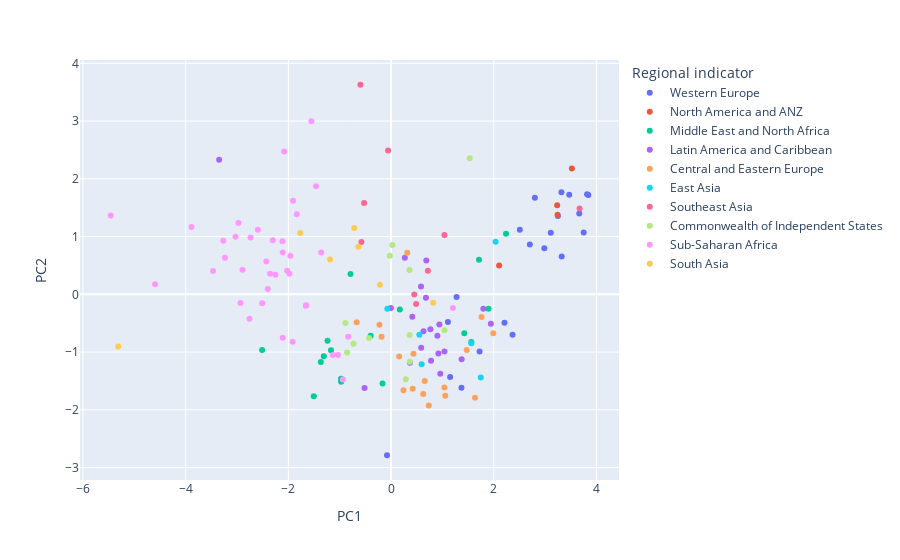

Write notebook code for a chart like this one.
### Code cell
from sklearn.decomposition import PCA
# ACP sur donnees standardisees

pca = PCA(n_components=2)  # Choisissez le nombre de composantes souhaité
principal_components = pca.fit_transform(df_standardise)
principal_df = pd.DataFrame(data=principal_components, columns=['PC1', 'PC2'])
principal_df[['Country name','Regional indicator', 'Ladder score', 'Generosity', 'Social Support', 'Logged GDP per capita', 'Healthy life expectancy', 'Freedom to make life choices', 'Perceptions of corruption']] = data_2020[['Country name','Regional indicator', 'Ladder score', 'Generosity', 'Social Support', 'Logged GDP per capita', 'Healthy life expectancy', 'Freedom to make life choices', 'Perceptions of corruption']]


# Visualisation
fig = px.scatter(
    principal_df, 
    x='PC1', 
    y="PC2", 
    hover_name='Country name',  # Le nom principal affiché
    color='Regional indicator',  # Couleur basée sur cette colonne
    hover_data={  # Colonnes supplémentaires affichées au survol
        'Ladder score': True, 
        'Generosity': True, 
        'PC1': False,  # Vous pouvez aussi masquer des colonnes si besoin
        'PC2': False
    }
)
fig.show()

### Figure 1 — Plotly figure (JSON) as saved in the notebook; plotly's stock layout.template omitted (floating-point values rounded to 4 significant figures)
{"data": [{"customdata": [[7.809, -0.05948], [7.646, 0.0662], [7.56, 0.1059], [7.504, 0.2469], [7.488, 0.1345], [7.449, 0.2076], [7.353, 0.1116], [7.294, 0.08543], [7.238, -0.004621], [7.165, 0.2637], [7.094, 0.1458], [7.076, 0.08018], [6.864, -0.07869], [6.773, 0.215], [6.664, -0.1306], [6.401, -0.05096], [6.387, -0.04346], [6.159, 0.04373], [5.911, -0.2207], [5.536, 0.0002272], [5.515, -0.3009]], "hovertemplate": "<b>%{hovertext}</b><br><br>Regional indicator=Western Europe<br>Ladder score=%{customdata[0]}<br>Generosity=%{customdata[1]}<extra></extra>", "hovertext": ["Finland", "Denmark", "Switzerland", "Iceland", "Norway", "Netherlands", "Sweden", "Austria", "Luxembourg", "United Kingdom", "Ireland", "Germany", "Belgium", "Malta", "France", "Spain", "Italy", "Cyprus", "Portugal", "North Cyprus", "Greece"], "legendgroup": "Western Europe", "marker": {"color": "#636efa", "symbol": "circle"}, "mode": "markers", "name": "Western Europe", "orientation": "v", "showlegend": true, "type": "scatter", "x": [3.75, 3.84, 3.663, 3.109, 3.816, 3.316, 3.469, 2.984, 3.321, 2.799, 3.247, 2.701, 2.208, 2.506, 2.365, 1.722, 1.149, 1.106, 1.37, 1.274, -0.08013], "xaxis": "x", "y": [1.071, 1.72, 1.4, 1.064, 1.734, 1.768, 1.726, 0.7977, 0.6546, 1.674, 1.358, 0.864, -0.491, 1.118, -0.6982, -0.9891, -1.433, -0.4813, -1.618, -0.04542, -2.787], "yaxis": "y"}, {"customdata": [[7.3, 0.1916], [7.232, 0.1248], [7.223, 0.1905], [6.94, 0.1499]], "hovertemplate": "<b>%{hovertext}</b><br><br>Regional indicator=North America and ANZ<br>Ladder score=%{customdata[0]}<br>Generosity=%{customdata[1]}<extra></extra>", "hovertext": ["New Zealand", "Canada", "Australia", "United States"], "legendgroup": "North America and ANZ", "marker": {"color": "#EF553B", "symbol": "circle"}, "mode": "markers", "name": "North America and ANZ", "orientation": "v", "showlegend": true, "type": "scatter", "x": [3.52, 3.241, 3.234, 2.104], "xaxis": "x", "y": [2.18, 1.38, 1.544, 0.5003], "yaxis": "y"}, {"customdata": [[7.129, 0.1026], [6.791, 0.1235], [6.406, -0.1687], [6.227, 0.1337], [6.102, -0.1002], [5.489, -0.08505], [5.132, -0.171], [5.095, -0.2404], [5.005, -0.1211], [4.785, -0.06956], [4.772, -0.06122], [4.672, 0.1179], [4.633, -0.1626], [4.553, -0.1621], [4.392, -0.2164], [4.151, -0.1969], [3.527, -0.1577]], "hovertemplate": "<b>%{hovertext}</b><br><br>Regional indicator=Middle East and North Africa<br>Ladder score=%{customdata[0]}<br>Generosity=%{customdata[1]}<extra></extra>", "hovertext": ["Israel", "United Arab Emirates", "Saudi Arabia", "Bahrain", "Kuwait", "Libya", "Turkey", "Morocco", "Algeria", "Iraq", "Lebanon", "Iran", "Jordan", "Palestinian Territories", "Tunisia", "Egypt", "Yemen"], "legendgroup": "Middle East and North Africa", "marker": {"color": "#00cc96", "symbol": "circle"}, "mode": "markers", "name": "Middle East and North Africa", "orientation": "v", "showlegend": true, "type": "scatter", "x": [1.898, 2.237, 1.562, 1.711, 1.425, 0.1696, -0.166, -1.17, -0.9735, -1.238, -0.9744, -0.7908, -0.3976, -1.368, -1.505, -1.31, -2.511], "xaxis": "x", "y": [-0.2487, 1.047, -0.8258, 0.5992, -0.6742, -0.2626, -1.546, -0.9687, -1.514, -0.8052, -1.463, 0.3498, -0.7191, -1.173, -1.764, -1.072, -0.963], "yaxis": "y"}, {"customdata": [[7.121, -0.1024], [6.465, -0.1753], [6.44, -0.1011], [6.399, -0.04294], [6.376, -0.1018], [6.348, -0.1211], [6.305, -0.1539], [6.228, -0.06567], [6.192, 0.0005268], [6.163, -0.1612], [6.137, 0.02096], [5.975, -0.1949], [5.953, 0.08697], [5.925, -0.127], [5.89, -0.1251], [5.797, -0.1624], [5.747, -0.09168], [5.692, 0.007998], [5.689, -0.1313], [5.053, -0.1691], [3.721, 0.4005]], "hovertemplate": "<b>%{hovertext}</b><br><br>Regional indicator=Latin America and Caribbean<br>Ladder score=%{customdata[0]}<br>Generosity=%{customdata[1]}<extra></extra>", "hovertext": ["Costa Rica", "Mexico", "Uruguay", "Guatemala", "Brazil", "El Salvador", "Panama", "Chile", "Trinidad and Tobago", "Colombia", "Nicaragua", "Argentina", "Honduras", "Ecuador", "Jamaica", "Peru", "Bolivia", "Paraguay", "Dominican Republic", "Venezuela", "Haiti"], "legendgroup": "Latin America and Caribbean", "marker": {"color": "#ab63fa", "symbol": "circle"}, "mode": "markers", "name": "Latin America and Caribbean", "orientation": "v", "showlegend": true, "type": "scatter", "x": [1.942, 1.039, 1.796, 0.582, 0.9015, 0.4127, 1.373, 0.9207, 0.9403, 0.7781, 0.6857, 0.9575, 0.2673, 0.6303, 0.5857, 0.3662, -0.004582, 0.6785, 0.7655, -0.5171, -3.348], "xaxis": "x", "y": [-0.508, -0.9898, -0.2497, 0.1371, -0.7162, -0.3896, -1.123, -1.024, -0.5232, -1.151, 0.5839, -1.377, 0.6326, -0.6393, -0.9258, -1.184, -0.2366, -0.06127, -0.6052, -1.621, 2.33], "yaxis": "y"}, {"customdata": [[6.911, -0.2309], [6.363, -0.0806], [6.325, 0.1909], [6.281, -0.1244], [6.215, -0.2197], [6.186, -0.2051], [6.124, -0.1978], [6.022, -0.1117], [6.0, -0.1943], [5.95, -0.1869], [5.778, -0.07368], [5.674, 0.09827], [5.546, -0.0756], [5.505, -0.1285], [5.16, -0.01988], [5.102, -0.1439], [4.883, -0.04231]], "hovertemplate": "<b>%{hovertext}</b><br><br>Regional indicator=Central and Eastern Europe<br>Ladder score=%{customdata[0]}<br>Generosity=%{customdata[1]}<extra></extra>", "hovertext": ["Czech Republic", "Slovenia", "Kosovo", "Slovakia", "Lithuania", "Poland", "Romania", "Estonia", "Hungary", "Latvia", "Serbia", "Bosnia and Herzegovina", "Montenegro", "Croatia", "Macedonia", "Bulgaria", "Albania"], "legendgroup": "Central and Eastern Europe", "marker": {"color": "#FFA15A", "symbol": "circle"}, "mode": "markers", "name": "Central and Eastern Europe", "orientation": "v", "showlegend": true, "type": "scatter", "x": [1.634, 1.989, 0.3139, 1.037, 1.054, 1.472, 0.6558, 1.76, 0.7325, 0.6255, 0.4356, -0.2264, 0.1557, 0.4205, -0.1853, 0.2417, -0.6715], "xaxis": "x", "y": [-1.791, -0.6747, 0.7192, -1.615, -1.755, -0.9662, -1.501, -0.3907, -1.925, -1.725, -1.03, -0.5263, -1.077, -1.637, -0.7344, -1.66, -0.4832], "yaxis": "y"}, {"customdata": [[6.455, -0.0732], [5.872, -0.0434], [5.871, -0.2469], [5.51, 0.135], [5.456, 0.09809], [5.124, -0.1814]], "hovertemplate": "<b>%{hovertext}</b><br><br>Regional indicator=East Asia<br>Ladder score=%{customdata[0]}<br>Generosity=%{customdata[1]}<extra></extra>", "hovertext": ["Taiwan Province of China", "South Korea", "Japan", "Hong Kong S.A.R. of China", "Mongolia", "China"], "legendgroup": "East Asia", "marker": {"color": "#19d3f3", "symbol": "circle"}, "mode": "markers", "name": "East Asia", "orientation": "v", "showlegend": true, "type": "scatter", "x": [1.562, 0.5944, 1.745, 2.035, -0.07319, 0.5502], "xaxis": "x", "y": [-0.8458, -1.212, -1.441, 0.9091, -0.2507, -0.7014], "yaxis": "y"}, {"customdata": [[6.377, 0.02988], [6.006, -0.1055], [5.999, 0.2687], [5.384, 0.1147], [5.353, -0.09453], [5.286, 0.5196], [4.889, 0.1114], [4.848, 0.05191], [4.308, 0.5607]], "hovertemplate": "<b>%{hovertext}</b><br><br>Regional indicator=Southeast Asia<br>Ladder score=%{customdata[0]}<br>Generosity=%{customdata[1]}<extra></extra>", "hovertext": ["Singapore", "Philippines", "Thailand", "Malaysia", "Vietnam", "Indonesia", "Laos", "Cambodia", "Myanmar"], "legendgroup": "Southeast Asia", "marker": {"color": "#FF6692", "symbol": "circle"}, "mode": "markers", "name": "Southeast Asia", "orientation": "v", "showlegend": true, "type": "scatter", "x": [3.67, 0.4503, 1.038, 0.7155, 0.4855, -0.05878, -0.5261, -0.5774, -0.5974], "xaxis": "x", "y": [1.485, -0.002684, 1.028, 0.4075, -0.1676, 2.491, 1.58, 0.908, 3.629], "yaxis": "y"}, {"customdata": [[6.258, 0.2484], [6.058, -0.06849], [5.608, -0.03774], [5.556, -0.02509], [5.546, -0.1512], [5.542, 0.1548], [5.54, -0.1649], [5.165, -0.2403], [5.119, 0.1877], [4.677, -0.1388], [4.673, -0.2289], [4.561, -0.03093]], "hovertemplate": "<b>%{hovertext}</b><br><br>Regional indicator=Commonwealth of Independent States<br>Ladder score=%{customdata[0]}<br>Generosity=%{customdata[1]}<extra></extra>", "hovertext": ["Uzbekistan", "Kazakhstan", "Moldova", "Tajikistan", "Russia", "Kyrgyzstan", "Belarus", "Azerbaijan", "Turkmenistan", "Armenia", "Georgia", "Ukraine"], "legendgroup": "Commonwealth of Independent States", "marker": {"color": "#B6E880", "symbol": "circle"}, "mode": "markers", "name": "Commonwealth of Independent States", "orientation": "v", "showlegend": true, "type": "scatter", "x": [1.531, 1.041, -0.4289, -0.025, 0.2863, 0.02395, 0.3656, 0.3606, 0.3584, -0.7321, -0.8889, -0.856], "xaxis": "x", "y": [2.355, -0.6219, -0.757, 0.6694, -1.472, 0.8531, -1.17, -0.7056, 0.4196, -0.8561, -0.4985, -1.007], "yaxis": "y"}, {"customdata": [[6.101, -0.01832], [5.233, -0.04399], [5.216, -0.003537], [5.194, -0.1237], [5.148, 0.09417], [5.085, -0.001496], [4.981, -0.05234], [4.949, 0.07633], [4.91, 0.01386], [4.829, -0.2223], [4.814, -0.1098], [4.769, -0.01908], [4.751, 0.3432], [4.729, -0.04437], [4.724, 0.03375], [4.624, 0.03238], [4.583, 0.2947], [4.571, -0.1853], [4.558, 0.04227], [4.432, 0.09949], [4.423, 0.01783], [4.375, -0.106], [4.311, 0.08364], [4.308, -0.1992], [4.289, 0.09001], [4.187, 0.002668], [4.186, 0.04338], [4.166, -0.01182], [3.926, 0.08866], [3.775, -0.01755], [3.759, 0.07804], [3.653, -0.1457], [3.538, 0.02143], [3.479, -0.2504], [3.476, 0.1097], [3.476, 0.08241], [3.312, 0.05548], [3.299, -0.07206], [2.817, 0.01652]], "hovertemplate": "<b>%{hovertext}</b><br><br>Regional indicator=Sub-Saharan Africa<br>Ladder score=%{customdata[0]}<br>Generosity=%{customdata[1]}<extra></extra>", "hovertext": ["Mauritius", "Ivory Coast", "Benin", "Congo (Brazzaville)", "Ghana", "Cameroon", "Senegal", "Guinea", "Niger", "Gabon", "South Africa", "Burkina Faso", "Gambia", "Mali", "Nigeria", "Mozambique", "Kenya", "Namibia", "Liberia", "Uganda", "Chad", "Mauritania", "Congo (Kinshasa)", "Swaziland", "Comoros", "Togo", "Ethiopia", "Madagascar", "Sierra Leone", "Burundi", "Zambia", "Lesotho", "Malawi", "Botswana", "Tanzania", "Central African Republic", "Rwanda", "Zimbabwe", "South Sudan"], "legendgroup": "Sub-Saharan Africa", "marker": {"color": "#FF97FF", "symbol": "circle"}, "mode": "markers", "name": "Sub-Saharan Africa", "orientation": "v", "showlegend": true, "type": "scatter", "x": [1.203, -2.253, -2.737, -1.659, -1.36, -1.978, -1.653, -2.302, -2.595, -0.9391, -0.8361, -2.356, -2.083, -2.401, -2.025, -1.836, -1.462, -1.035, -2.43, -2.11, -3.466, -2.109, -3.03, -1.918, -2.893, -3.235, -1.961, -2.932, -3.267, -3.886, -2.116, -2.757, -2.972, -1.135, -1.908, -5.46, -1.552, -2.509, -4.595], "xaxis": "x", "y": [-0.2379, 0.3374, 0.9853, -0.1971, 0.7227, 0.3541, -0.1899, 0.938, 1.118, -1.474, -0.7332, 0.3582, 2.474, 0.09081, 0.4096, 1.387, 1.87, -1.051, 0.569, 0.7258, 0.4044, -0.7536, 0.9989, -0.8211, 0.4241, 0.6316, 0.6697, -0.151, 0.926, 1.164, 0.92, -0.425, 1.235, -1.052, 1.621, 1.365, 2.997, -0.1549, 0.176], "yaxis": "y"}, {"customdata": [[5.693, 0.0449], [5.198, 0.03809], [5.137, 0.1542], [4.833, -0.03366], [4.327, 0.08113], [3.573, 0.05755], [2.567, -0.09643]], "hovertemplate": "<b>%{hovertext}</b><br><br>Regional indicator=South Asia<br>Ladder score=%{customdata[0]}<br>Generosity=%{customdata[1]}<extra></extra>", "hovertext": ["Pakistan", "Maldives", "Nepal", "Bangladesh", "Sri Lanka", "India", "Afghanistan"], "legendgroup": "South Asia", "marker": {"color": "#FECB52", "symbol": "circle"}, "mode": "markers", "name": "South Asia", "orientation": "v", "showlegend": true, "type": "scatter", "x": [-1.189, 0.8181, -0.718, -0.637, -0.2177, -1.769, -5.313], "xaxis": "x", "y": [0.6045, -0.1465, 1.148, 0.8219, 0.1659, 1.06, -0.9025], "yaxis": "y"}], "layout": {"legend": {"title": {"text": "Regional indicator"}, "tracegroupgap": 0}, "margin": {"t": 60}, "xaxis": {"anchor": "y", "domain": [0, 1], "title": {"text": "PC1"}}, "yaxis": {"anchor": "x", "domain": [0, 1], "title": {"text": "PC2"}}}}
